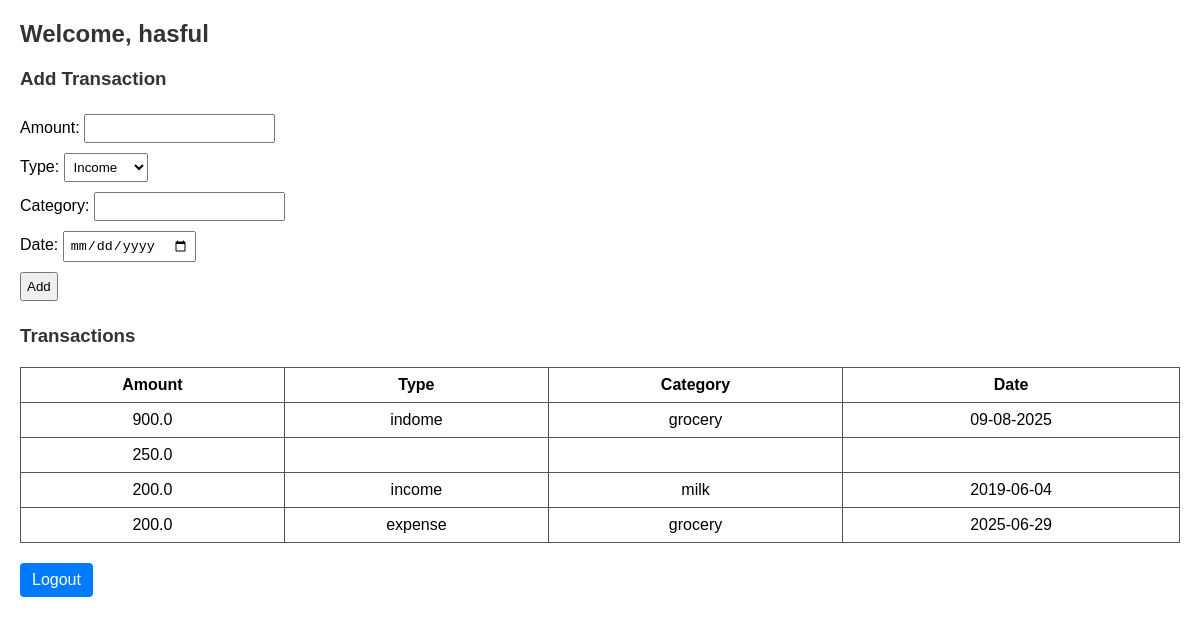
The app's page /dashboard (signed in) with its own data.
### tables this page shows
CREATE TABLE transactions (
        transaction_id INTEGER PRIMARY KEY AUTOINCREMENT,
        user_id INTEGER NOT NULL,
        amount REAL NOT NULL,
        type TEXT NOT NULL,
        category TEXT NOT NULL,
        date TEXT NOT NULL,
        FOREIGN KEY (user_id) REFERENCES users(user_id)
    );

### app.py (the view)
@app.route("/dashboard")
def dashboard():
    if "user_id" not in session:
        return redirect("/")
    transactions = get_transactions(session["user_id"])
    return render_template("dashboard.html", username=session["username"], transactions=transactions)

### db.py (called while the page is built)
def get_db_connection():
    return sqlite3.connect(DB_PATH)

### models.py (called while the page is built)
def get_transactions(user_id):
    conn = get_db_connection()
    cursor = conn.cursor()
    cursor.execute("SELECT amount, type, category, date FROM transactions WHERE user_id=?", (user_id,))
    transactions = cursor.fetchall()
    conn.close()
    return transactions

### templates/dashboard.html (shortened to what this page needs)
<!DOCTYPE html>
<html>
<head>
</head>
<body>
    <h2>Welcome, {{ username }}</h2>
    <h3>Add Transaction</h3>
    <form method="post" action="/add_transaction">
        Amount: <input type="number" step="0.01" name="amount" required><br>
        Type:
        <select name="type" required>
            <option value="income">Income</option>
        </select><br>
        Category: <input type="text" name="category" required><br>
        Date: <input type="date" name="date" required><br>
        <input type="submit" value="Add">
    </form>
    <h3>Transactions</h3>
    <table>
        <tr>
            <th>Amount</th>
            <th>Type</th>
            <th>Category</th>
            <th>Date</th>
        </tr>
        {% for t in transactions %}
        <tr>
            <td>{{ t[0] }}</td>
            <td>{{ t[1] }}</td>
            <td>{{ t[2] }}</td>
            <td>{{ t[3] }}</td>
        </tr>
        {% endfor %}
    </table>
    <a class="logout" href="/logout">Logout</a>
</body>
</html>

### templates/dashboard.html (style rules this page uses)
body { font-family: Arial, sans-serif; margin: 20px; }
h2, h3 { color: #333; }
form input, form select { margin: 5px 0; padding: 5px; }
table { border-collapse: collapse; width: 100%; margin-top: 20px; }
table, th, td { border: 1px solid #555; }
th, td { padding: 8px; text-align: center; }
a.logout { display: inline-block; margin-top: 20px; color: #fff; background-color: #007BFF; padding: 8px 12px; text-decoration: none; border-radius: 4px; }

### records on screen
transactions: amount "900.0", type "indome", category "grocery", date "09-08-2025"
transactions: amount "250.0"
transactions: amount "200.0", type "income", category "milk", date "2019-06-04"
transactions: amount "200.0", type "expense", category "grocery", date "2025-06-29"

### other values on screen
{{ username }} "hasful"
